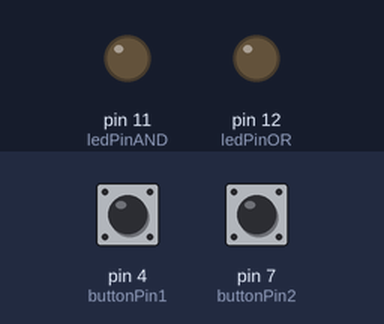
Simulated run of this sketch. Board: Arduino Uno, built with avr-gcc and run on an emulated ATmega328P. On the bench: output pins drawn as LEDs (lit = HIGH). The inputs (shaded band) are chosen by the test bench; at power-on: pin 4 (buttonPin1) HIGH, pin 7 (buttonPin2) HIGH.

Above: at 1.2 s.
1.3 s: pin 4 (buttonPin1) pulled LOW for 0.15 s
At 1.37 s:
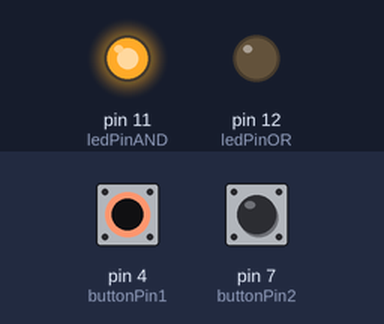
2.9 s: pin 4 (buttonPin1) pulled LOW for 3.2 s
At 6.4 s:
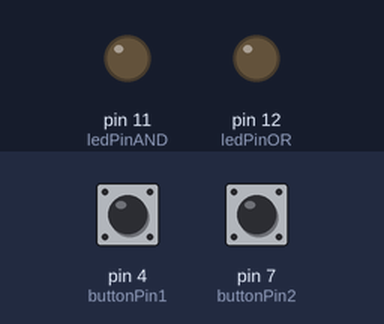
7.6 s: pin 7 (buttonPin2) pulled LOW for 3.2 s
At 8.7 s:
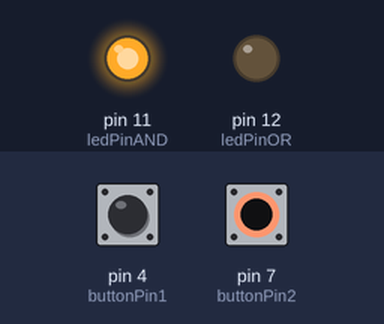
12.3 s: pin 4 (buttonPin1) driven LOW and pin 7 (buttonPin2) driven LOW
At 13.5 s:
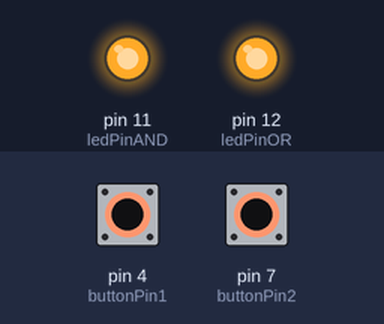
Timing chart, 0 to 14.8 s (numbered marks = the images above; inputs shaded):
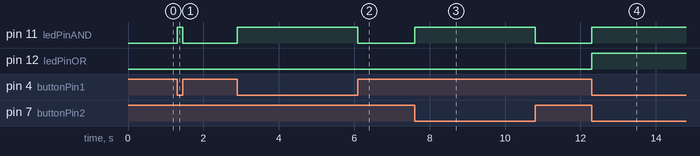

The sketch:

ex12.ino
```cpp
// Arduino Board Layout:
//                  +5V
//                   |
// Pin 4 ----------- Button 1
//                   |
// Pin 7 ----------- Button 2
//                   |
// Pin 11 ---------- LED (AND output)
//                   |
// Pin 12 ---------- LED (OR output)
//                   |
//                  GND

// Tool for online arduino board layout:
// https://www.tinkercad.com/

const int buttonPin1 = 4;    // Pin 4 is connected to Button 1
const int buttonPin2 = 7;    // Pin 7 is connected to Button 2
const int ledPinAND = 11;    // Pin 11 is connected to LED (AND output)
const int ledPinOR = 12;     // Pin 12 is connected to LED (OR output)

void setup()
{
  pinMode(buttonPin1, INPUT_PULLUP);    // Set Pin 4 as input with internal pull-up resistor
  pinMode(buttonPin2, INPUT_PULLUP);    // Set Pin 7 as input with internal pull-up resistor
  pinMode(ledPinAND, OUTPUT);            // Set Pin 11 as output for AND LED
  pinMode(ledPinOR, OUTPUT);             // Set Pin 12 as output for OR LED
}

void loop()
{
  int button1 = digitalRead(buttonPin1);    // Read the state of Button 1
  int button2 = digitalRead(buttonPin2);    // Read the state of Button 2
  int resultAND = button1 && button2;       // Perform AND logic
  int resultOR = button1 || button2;        // Perform OR logic
  digitalWrite(ledPinAND, !resultAND);      // Set AND LED based on the AND result
  digitalWrite(ledPinOR, !resultOR);        // Set OR LED based on the OR result
}
```

Measured:
- after the input at 1.3 s, pin 11 (ledPinAND): LOW → HIGH at once, → LOW 0.15 s later
- after the input at 2.9 s, pin 11 (ledPinAND): LOW → HIGH at once, → LOW 3.2 s later
- after the input at 7.6 s, pin 11 (ledPinAND): LOW → HIGH at once, → LOW 3.2 s later
- after the input at 12.3 s, pin 11 (ledPinAND), pin 12 (ledPinOR): LOW → HIGH at once
